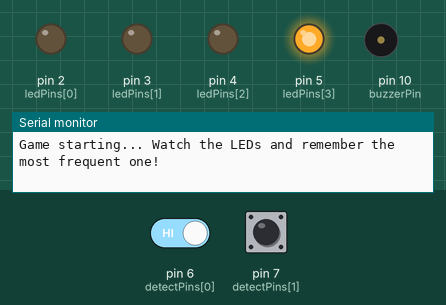
This sketch was run on a simulated Arduino Uno, built with avr-gcc and run on an emulated ATmega328P. Shown: output pins drawn as LEDs (lit = HIGH), buzzer (waves = sounding), the last lines printed to the serial monitor. The inputs (shaded band) are chosen by the test bench; at power-on: pin 6 (detectPins[0]) HIGH, pin 7 (detectPins[1]) HIGH. Random numbers use the default seed unless the sketch sets one.

Above: at 5.0 s.
5.1 s: pin 6 (detectPins[0]) driven LOW
At 13.0 s:
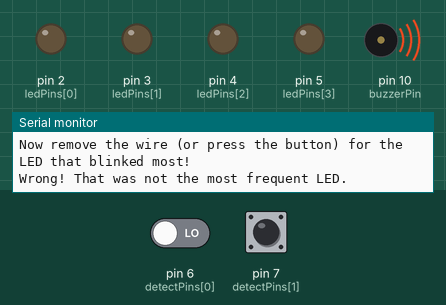
At 14.4 s:
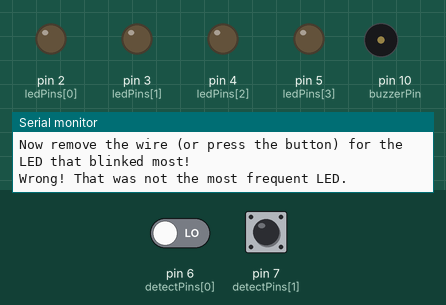
Timing chart, 0 to 15.9 s (numbered marks = the images above; inputs shaded):
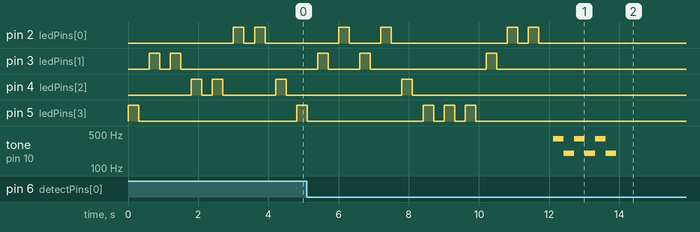

The sketch:

Bomb-Difuse.ino
```cpp
const int ledPins[4] = {2, 3, 4, 5};
const int detectPins[4] = {6, 7, 8, 9};
int blinkCount[4] = {0, 0, 0, 0};

const int buzzerPin = 10;
bool gameActive = true;

void setup() {
  Serial.begin(9600);

  for (int i = 0; i < 4; i++) {
    pinMode(ledPins[i], OUTPUT);
    pinMode(detectPins[i], INPUT_PULLUP);
  }
  pinMode(buzzerPin, OUTPUT);

  Serial.println("Game starting... Watch the LEDs and remember the most frequent one!");
}

void loop() {
  if (gameActive) {
    for (int i = 0; i < 4; i++) {
      blinkCount[i] = 0;
    }

    int totalBlinks = 20;
    for (int i = 0; i < totalBlinks; i++) {
      int ledIndex = random(0, 4);
      blinkLED(ledIndex);
      blinkCount[ledIndex]++;
    }

    Serial.println("Blink counts:");
    for (int i = 0; i < 4; i++) {
      Serial.print("LED ");
      Serial.print(i);
      Serial.print(": ");
      Serial.println(blinkCount[i]);
    }

    Serial.println("Now remove the wire (or press the button) for the LED that blinked most!");

    bool answered = false;
    unsigned long startTime = millis();
    while (millis() - startTime < 5000) {
      for (int i = 0; i < 4; i++) {
        if (digitalRead(detectPins[i]) == HIGH) {
          checkAnswer(i);
          answered = true;
          gameActive = false; // Stop game after answering
          break;
        }
      }
      if (answered) break;
    }

    if (!answered) {
      Serial.println("Time's up! No answer given.");
      playFailTone();
      gameActive = false; // Stop game if no answer in time
    }
  }
}

void blinkLED(int index) {
  digitalWrite(ledPins[index], HIGH);
  delay(300);
  digitalWrite(ledPins[index], LOW);
  delay(300);
}

void checkAnswer(int chosenIndex) {
  int maxIndex = 0;
  for (int i = 1; i < 4; i++) {
    if (blinkCount[i] > blinkCount[maxIndex]) {
      maxIndex = i;
    }
  }

  if (chosenIndex == maxIndex) {
    Serial.println("Correct! You picked the LED that blinked most.");
    playSuccessTone();
  } else {
    Serial.println("Wrong! That was not the most frequent LED.");
    playFailTone();
  }
}

void playSuccessTone() {
  tone(buzzerPin, 1000, 300);
  delay(300);
  tone(buzzerPin, 1500, 300);
  delay(300);
  noTone(buzzerPin);
}

void playFailTone() {
  for (int i = 0; i < 3; i++) {
    tone(buzzerPin, 400, 300);
    delay(300);
    tone(buzzerPin, 200, 300);
    delay(300);
  }
  noTone(buzzerPin);
}
```

Measured:
- by itself, pin 5 (ledPins[3]): repeats every 0.60 s: HIGH 0.30 s, LOW 0.30 s, until it stays LOW from 9.9 s
